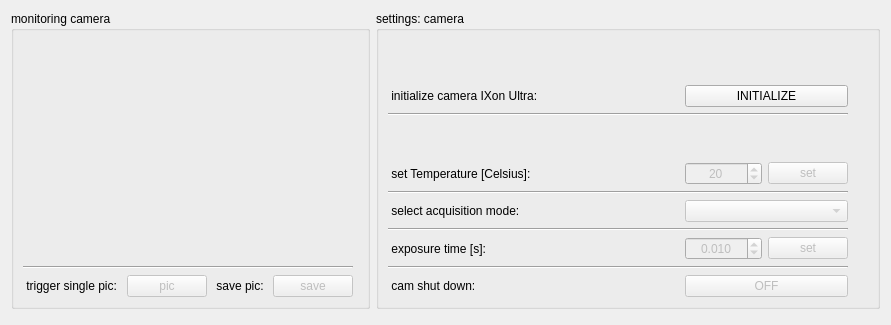
      <widget class="QWidget" name="tab_camera">
       <attribute name="title">
        <string>CAMERA</string>
       </attribute>
       <layout class="QVBoxLayout" name="verticalLayout_14">
        <item>
         <layout class="QGridLayout" name="gridLayout_12">
          <item row="0" column="3">
           <widget class="QGroupBox" name="groupBox_cam_settings">
            <property name="title">
             <string>settings: camera</string>
            </property>
            <layout class="QVBoxLayout" name="verticalLayout_11">
             <item>
              <layout class="QGridLayout" name="gridLayout_13">
               <item row="4" column="7">
                <spacer name="verticalSpacer_13">
                 <property name="orientation">
                  <enum>Qt::Vertical</enum>
                 </property>
                 <property name="sizeHint" stdset="0">
                  <size>
                   <width>5</width>
                   <height>40</height>
                  </size>
                 </property>
                </spacer>
               </item>
               <item row="11" column="0" colspan="2">
                <widget class="QLabel" name="label_21">
                 <property name="text">
                  <string> cam shut down: </string>
                 </property>
                </widget>
               </item>
               <item row="5" column="5">
                <widget class="QDoubleSpinBox" name="doubleSpinBox_cam_temp_set">
                 <property name="enabled">
                  <bool>false</bool>
                 </property>
                 <property name="alignment">
                  <set>Qt::AlignCenter</set>
                 </property>
                 <property name="decimals">
                  <number>0</number>
                 </property>
                 <property name="minimum">
                  <double>-100.000000000000000</double>
                 </property>
                 <property name="maximum">
                  <double>25.000000000000000</double>
                 </property>
                 <property name="value">
                  <double>20.000000000000000</double>
                 </property>
                </widget>
               </item>
               <item row="5" column="0" colspan="2">
                <widget class="QLabel" name="label_22">
                 <property name="text">
                  <string> set Temperature [Celsius]: </string>
                 </property>
                </widget>
               </item>
               <item row="10" column="0" colspan="7">
                <widget class="Line" name="line_5">
                 <property name="orientation">
                  <enum>Qt::Horizontal</enum>
                 </property>
                </widget>
               </item>
               <item row="2" column="0" colspan="2">
                <widget class="QLabel" name="label_18">
                 <property name="text">
                  <string> initialize camera IXon Ultra: </string>
                 </property>
                </widget>
               </item>
               <item row="0" column="3">
                <spacer name="horizontalSpacer_42">
                 <property name="orientation">
                  <enum>Qt::Horizontal</enum>
                 </property>
                 <property name="sizeHint" stdset="0">
                  <size>
                   <width>40</width>
                   <height>5</height>
                  </size>
                 </property>
                </spacer>
               </item>
               <item row="9" column="5">
                <widget class="QDoubleSpinBox" name="doubleSpinBox_cam_exposure_time">
                 <property name="enabled">
                  <bool>false</bool>
                 </property>
                 <property name="alignment">
                  <set>Qt::AlignCenter</set>
                 </property>
                 <property name="decimals">
                  <number>3</number>
                 </property>
                 <property name="minimum">
                  <double>0.000000000000000</double>
                 </property>
                 <property name="maximum">
                  <double>3600.000000000000000</double>
                 </property>
                 <property name="singleStep">
                  <double>0.000100000000000</double>
                 </property>
                 <property name="value">
                  <double>0.010000000000000</double>
                 </property>
                </widget>
               </item>
               <item row="2" column="5" colspan="2">
                <widget class="QPushButton" name="pushButton_cam_INITIALIZE">
                 <property name="text">
                  <string>INITIALIZE</string>
                 </property>
                </widget>
               </item>
               <item row="11" column="5" colspan="2">
                <widget class="QPushButton" name="pushButton_cam_OFF">
                 <property name="enabled">
                  <bool>false</bool>
                 </property>
                 <property name="text">
                  <string>OFF</string>
                 </property>
                </widget>
               </item>
               <item row="0" column="4">
                <spacer name="horizontalSpacer_46">
                 <property name="orientation">
                  <enum>Qt::Horizontal</enum>
                 </property>
                 <property name="sizeHint" stdset="0">
                  <size>
                   <width>40</width>
                   <height>5</height>
                  </size>
                 </property>
                </spacer>
               </item>
               <item row="7" column="5" colspan="2">
                <widget class="QComboBox" name="comboBox">
                 <property name="enabled">
                  <bool>false</bool>
                 </property>
                 <item>
                  <property name="text">
                   <string/>
                  </property>
                 </item>
                 <item>
                  <property name="text">
                   <string>1 - single scan</string>
                  </property>
                 </item>
                 <item>
                  <property name="text">
                   <string>2 - video</string>
                  </property>
                 </item>
                </widget>
               </item>
               <item row="0" column="1">
                <spacer name="horizontalSpacer_45">
                 <property name="orientation">
                  <enum>Qt::Horizontal</enum>
                 </property>
                 <property name="sizeHint" stdset="0">
                  <size>
                   <width>40</width>
                   <height>5</height>
                  </size>
                 </property>
                </spacer>
               </item>
               <item row="0" column="0">
                <spacer name="horizontalSpacer_40">
                 <property name="orientation">
                  <enum>Qt::Horizontal</enum>
                 </property>
                 <property name="sizeHint" stdset="0">
                  <size>
                   <width>40</width>
                   <height>5</height>
                  </size>
                 </property>
                </spacer>
               </item>
               <item row="0" column="6">
                <spacer name="horizontalSpacer_44">
                 <property name="orientation">
                  <enum>Qt::Horizontal</enum>
                 </property>
                 <property name="sizeHint" stdset="0">
                  <size>
                   <width>40</width>
                   <height>5</height>
                  </size>
                 </property>
                </spacer>
               </item>
               <item row="8" column="0" colspan="7">
                <widget class="Line" name="line_2">
                 <property name="orientation">
                  <enum>Qt::Horizontal</enum>
                 </property>
                </widget>
               </item>
               <item row="3" column="0" colspan="7">
                <widget class="Line" name="line_6">
                 <property name="orientation">
                  <enum>Qt::Horizontal</enum>
                 </property>
                </widget>
               </item>
               <item row="0" column="2">
                <spacer name="horizontalSpacer_43">
                 <property name="orientation">
                  <enum>Qt::Horizontal</enum>
                 </property>
                 <property name="sizeHint" stdset="0">
                  <size>
                   <width>40</width>
                   <height>5</height>
                  </size>
                 </property>
                </spacer>
               </item>
               <item row="0" column="5">
                <spacer name="horizontalSpacer_47">
                 <property name="orientation">
                  <enum>Qt::Horizontal</enum>
                 </property>
                 <property name="sizeHint" stdset="0">
                  <size>
                   <width>40</width>
                   <height>5</height>
                  </size>
                 </property>
                </spacer>
               </item>
               <item row="9" column="0" colspan="2">
                <widget class="QLabel" name="label_19">
                 <property name="text">
                  <string> exposure time [s]: </string>
                 </property>
                </widget>
               </item>
               <item row="6" column="0" colspan="7">
                <widget class="Line" name="line_4">
                 <property name="orientation">
                  <enum>Qt::Horizontal</enum>
                 </property>
                </widget>
               </item>
               <item row="7" column="0" colspan="2">
                <widget class="QLabel" name="label_17">
                 <property name="text">
                  <string> select acquisition mode: </string>
                 </property>
                </widget>
               </item>
               <item row="9" column="6">
                <widget class="QPushButton" name="pushButton_cam_exposure_time">
                 <property name="enabled">
                  <bool>false</bool>
                 </property>
                 <property name="text">
                  <string>set</string>
                 </property>
                </widget>
               </item>
               <item row="4" column="0" colspan="7">
                <layout class="QVBoxLayout" name="verticalLayout_cam_seq"/>
               </item>
               <item row="5" column="6">
                <widget class="QPushButton" name="pushButton_cam_temp_set">
                 <property name="enabled">
                  <bool>false</bool>
                 </property>
                 <property name="text">
                  <string>set</string>
                 </property>
                </widget>
               </item>
               <item row="1" column="7">
                <spacer name="verticalSpacer_31">
                 <property name="orientation">
                  <enum>Qt::Vertical</enum>
                 </property>
                 <property name="sizeHint" stdset="0">
                  <size>
                   <width>20</width>
                   <height>40</height>
                  </size>
                 </property>
                </spacer>
               </item>
              </layout>
             </item>
            </layout>
           </widget>
          </item>
          <item row="1" column="0">
           <spacer name="horizontalSpacer_49">
            <property name="orientation">
             <enum>Qt::Horizontal</enum>
            </property>
            <property name="sizeHint" stdset="0">
             <size>
              <width>40</width>
              <height>5</height>
             </size>
            </property>
           </spacer>
          </item>
          <item row="1" column="1">
           <spacer name="horizontalSpacer_50">
            <property name="orientation">
             <enum>Qt::Horizontal</enum>
            </property>
            <property name="sizeHint" stdset="0">
             <size>
              <width>40</width>
              <height>5</height>
             </size>
            </property>
           </spacer>
          </item>
          <item row="1" column="3">
           <spacer name="horizontalSpacer_48">
            <property name="orientation">
             <enum>Qt::Horizontal</enum>
            </property>
            <property name="sizeHint" stdset="0">
             <size>
              <width>40</width>
              <height>5</height>
             </size>
            </property>
           </spacer>
          </item>
          <item row="1" column="2">
           <spacer name="horizontalSpacer_52">
            <property name="orientation">
             <enum>Qt::Horizontal</enum>
            </property>
            <property name="sizeHint" stdset="0">
             <size>
              <width>40</width>
              <height>5</height>
             </size>
            </property>
           </spacer>
          </item>
          <item row="0" column="0" colspan="3">
           <widget class="QGroupBox" name="groupBox_monitoring_2">
            <property name="title">
             <string>monitoring camera</string>
            </property>
            <layout class="QVBoxLayout" name="verticalLayout_13">
             <item>
              <layout class="QGridLayout" name="gridLayout_15">
               <item row="0" column="3">
                <spacer name="horizontalSpacer_55">
                 <property name="orientation">
                  <enum>Qt::Horizontal</enum>
                 </property>
                 <property name="sizeHint" stdset="0">
                  <size>
                   <width>40</width>
                   <height>5</height>
                  </size>
                 </property>
                </spacer>
               </item>
               <item row="0" column="0">
                <spacer name="horizontalSpacer_57">
                 <property name="orientation">
                  <enum>Qt::Horizontal</enum>
                 </property>
                 <property name="sizeHint" stdset="0">
                  <size>
                   <width>40</width>
                   <height>5</height>
                  </size>
                 </property>
                </spacer>
               </item>
               <item row="0" column="1">
                <spacer name="horizontalSpacer_53">
                 <property name="orientation">
                  <enum>Qt::Horizontal</enum>
                 </property>
                 <property name="sizeHint" stdset="0">
                  <size>
                   <width>40</width>
                   <height>5</height>
                  </size>
                 </property>
                </spacer>
               </item>
               <item row="4" column="4">
                <spacer name="verticalSpacer_18">
                 <property name="orientation">
                  <enum>Qt::Vertical</enum>
                 </property>
                 <property name="sizeHint" stdset="0">
                  <size>
                   <width>5</width>
                   <height>40</height>
                  </size>
                 </property>
                </spacer>
               </item>
               <item row="1" column="4">
                <spacer name="verticalSpacer_15">
                 <property name="orientation">
                  <enum>Qt::Vertical</enum>
                 </property>
                 <property name="sizeHint" stdset="0">
                  <size>
                   <width>5</width>
                   <height>40</height>
                  </size>
                 </property>
                </spacer>
               </item>
               <item row="0" column="2">
                <spacer name="horizontalSpacer_51">
                 <property name="orientation">
                  <enum>Qt::Horizontal</enum>
                 </property>
                 <property name="sizeHint" stdset="0">
                  <size>
                   <width>40</width>
                   <height>5</height>
                  </size>
                 </property>
                </spacer>
               </item>
               <item row="2" column="4">
                <spacer name="verticalSpacer_16">
                 <property name="orientation">
                  <enum>Qt::Vertical</enum>
                 </property>
                 <property name="sizeHint" stdset="0">
                  <size>
                   <width>5</width>
                   <height>40</height>
                  </size>
                 </property>
                </spacer>
               </item>
               <item row="3" column="4">
                <spacer name="verticalSpacer_17">
                 <property name="orientation">
                  <enum>Qt::Vertical</enum>
                 </property>
                 <property name="sizeHint" stdset="0">
                  <size>
                   <width>5</width>
                   <height>40</height>
                  </size>
                 </property>
                </spacer>
               </item>
               <item row="1" column="0" rowspan="4" colspan="4">
                <layout class="QVBoxLayout" name="verticalLayout_monitoring_picture_cam"/>
               </item>
               <item row="6" column="1">
                <widget class="QPushButton" name="pushButton_cam_trigger_single_pic">
                 <property name="enabled">
                  <bool>false</bool>
                 </property>
                 <property name="text">
                  <string>pic</string>
                 </property>
                </widget>
               </item>
               <item row="6" column="3">
                <widget class="QPushButton" name="pushButton_5">
                 <property name="enabled">
                  <bool>false</bool>
                 </property>
                 <property name="text">
                  <string>save</string>
                 </property>
                </widget>
               </item>
               <item row="5" column="0" colspan="4">
                <widget class="Line" name="line">
                 <property name="orientation">
                  <enum>Qt::Horizontal</enum>
                 </property>
                </widget>
               </item>
               <item row="6" column="0">
                <widget class="QLabel" name="label_32">
                 <property name="text">
                  <string> trigger single pic: </string>
                 </property>
                </widget>
               </item>
               <item row="6" column="2">
                <widget class="QLabel" name="label_33">
                 <property name="text">
                  <string> save pic: </string>
                 </property>
                </widget>
               </item>
              </layout>
             </item>
            </layout>
           </widget>
          </item>
         </layout>
        </item>
       </layout>
      </widget>
